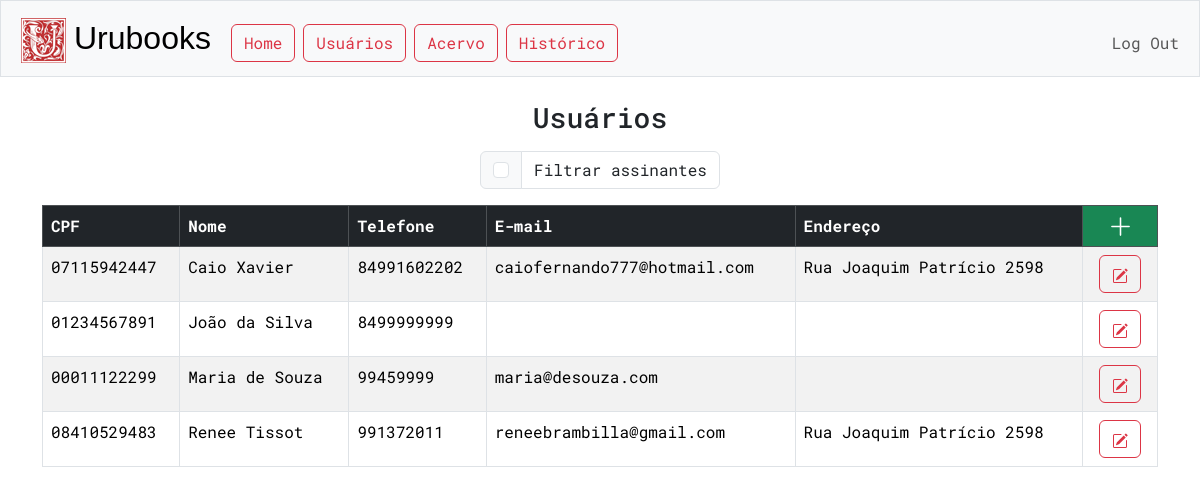
Before: /usuarios (signed in) with the older database file.
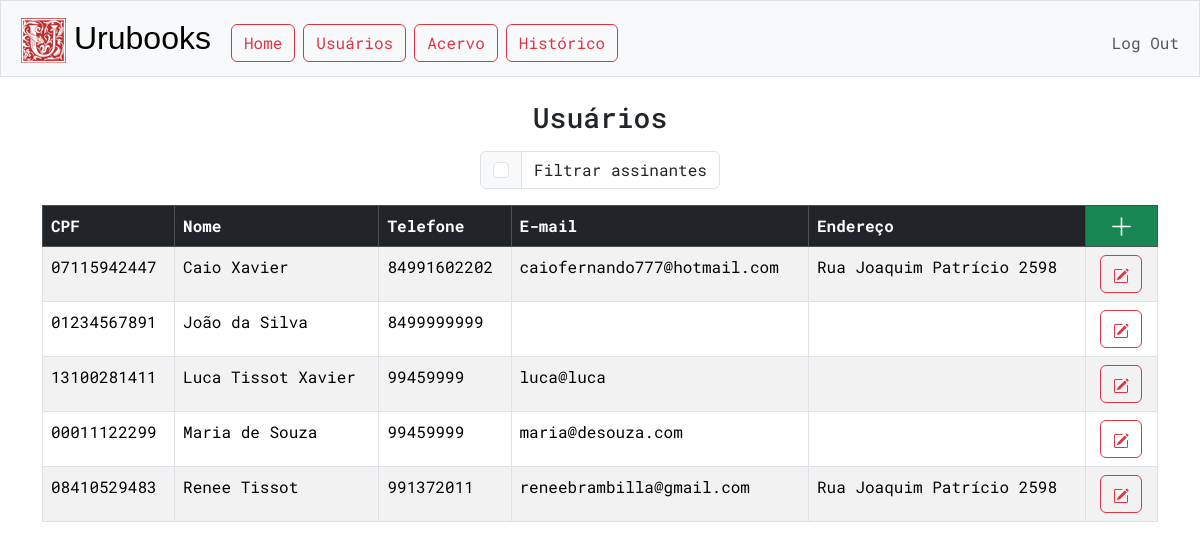
After: the same page with the newer database file.
### tables this page shows
CREATE TABLE contatos (
cpf TEXT PRIMARY KEY NOT NULL,
nome TEXT NOT NULL,
telefone TEXT,
email TEXT,
endereço TEXT
);

### app.py (the view)
@app.route("/usuarios")
@login_required
def usuarios():
    CONTATOS_POR_PAGINA = 20
    pagina = request.args.get("pagina", 0)
    offset = CONTATOS_POR_PAGINA * pagina
    usuarios = db.execute("SELECT * FROM contatos ORDER BY nome LIMIT ?, ?", offset, CONTATOS_POR_PAGINA)
    filtro = "off"
    if request.args.get("filtrar-assinantes"):
        usuarios = db.execute("SELECT * FROM contatos JOIN assinaturas ON contatos.cpf = assinaturas.contato_cpf WHERE assinaturas.status = 'ATIVA' ORDER BY nome LIMIT ?, ?", offset, CONTATOS_POR_PAGINA)
        filtro="on"
    page_data = {
    "atual":int(pagina),
    "max":int(len(usuarios)/CONTATOS_POR_PAGINA),
    }
    return render_template("usuarios/index.html", usuarios=usuarios, page_data=page_data, filtro=filtro)

### app.py (called while the page is built)
@app.after_request
def after_request(response):
    response.headers["Cache-Control"] = "no-cache, no-store, must-revalidate"
    response.headers["Expires"] = 0
    response.headers["Pragma"] = "no-cache"
    return response

### helpers.py (called while the page is built)
def login_required(f):
    @wraps(f)
    def decorated_function(*args, **kwargs):
        if session.get("user_id") is None:
            return redirect("/login")
        return f(*args, **kwargs)
    return decorated_function

### templates/usuarios/index.html (shortened to what this page needs)
{% extends "layout.html" %}
{% block main %}
    <h3 class='mb-3'>Usuários</h3>
    <div class="row justify-content-center">
        {% set checked = "checked" if filtro == "on" else "" %}
            <div class="col-auto">
                <div class="input-group mb-3">
                    <div class="input-group-text">
                        <form id="filtrar-assinantes" action="/usuarios" method="get">
                            <input id="assinantes-checkbox" class="form-check-input" name="filtrar-assinantes" type="checkbox" {{ checked }}>
                        </form>
                    </div>
                    <div class="form-control">Filtrar assinantes</div>
                </div>
            </div>
    </div>
    <table class='table table-bordered table-striped' style='text-align:start'>
        <thead class="table-dark">
            <th>CPF</th>
            <th>Nome</th>
            <th>Telefone</th>
            <th>E-mail</th>
            <th>Endereço</th>
            <th style="text-align: center; background-color: #198754; padding: 0;">
                    <a type='button' class="btn btn-success" href="usuarios/cadastro" style="width: 100%; height: 100%">
                        <svg xmlns="http://www.w3.org/2000/svg" width="25" height="25" fill="currentColor" class="bi bi-plus-lg" viewBox="0 0 16 16">
                            <path fill-rule="evenodd" d="M8 2a.5.5 0 0 1 .5.5v5h5a.5.5 0 0 1 0 1h-5v5a.5.5 0 0 1-1 0v-5h-5a.5.5 0 0 1 0-1h5v-5A.5.5 0 0 1 8 2"/>
                        </svg>
                    </a>
                </th>
        </thead>
        <tbody>
        {% if usuarios %}
            {% for usuario in usuarios %}
            <tr>
                <td>{{ usuario.cpf }}</td>
                <td>{{ usuario.nome }}</td>
                <td>{{ usuario.telefone }}</td>
                <td>{{ usuario.email }}</td>
                <td>{{ usuario.endereço[:40] }}</td>
                <td class="options-cell">
                        <form action="/usuarios/detalhes" method="get">
                            <button type='submit' class="btn btn-outline-danger mx-1">
                            </button>
                        </form>
                </td>
            </tr>
            {% endfor %}
        {% endif %}
        </tbody>
    </table>
{% endblock %}

### templates/layout.html (shortened to what this page needs)
<!DOCTYPE html>
<html lang="en">
    <head>
        <link href="https://cdn.jsdelivr.net/npm/bootstrap@5.3.3/dist/css/bootstrap.min.css" rel="stylesheet">
        <link href="/static/styles.css" rel="stylesheet">
    </head>
    <body>
        <nav class="bg-light border navbar navbar-expand-md navbar-light">
            <div class="container-fluid">
                <a class="navbar-brand" href="/"><span><img src="/static/Urubooks-logo-small.png" alt="Logo" class="mx-2"/></span><span>Urubooks</span></a>
                <div class="collapse navbar-collapse" id="navbar">
                    {% if session["user_id"] %}
                        <ul class="navbar-nav me-auto mt-2">
                            <li class="nav-item"><a class="btn btn-outline-danger m-1" href="/">Home</a></li>
                            <li class="nav-item"><a class="btn btn-outline-danger m-1" href="/usuarios">Usuários</a></li>
                            <li class="nav-item"><a class="btn btn-outline-danger m-1" href="/acervo">Acervo</a></li>
                            <li class="nav-item"><a class="btn btn-outline-danger m-1" href="/historico">Histórico</a></li>
                        </ul>
                        <ul class="navbar-nav ms-auto mt-2">
                            <li class="nav-item"><a class="nav-link" href="/logout">Log Out</a></li>
                        </ul>
                    {% else %}
                        <ul class="navbar-nav ms-auto mt-2">
                            <li class="nav-item"><a class="nav-link" href="/register">Register</a></li>
                            <li class="nav-item"><a class="nav-link" href="/login">Log In</a></li>
                        </ul>
                    {% endif %}
                </div>
            </div>
        </nav>
        <main class="container py-4 text-center">
            {% block main %}{% endblock %}
        </main>
    </body>
</html>

### static/styles.css (style rules this page uses)
body { font-family: "Roboto Mono", monospace; }
nav .navbar-brand { font-family: 'Franklin Gothic Medium', 'Arial Narrow', Arial, sans-serif; font-size: xx-large; }
.options-cell { text-align: center; }

Changed rows visible on the page:
added contatos: cpf "13100281411", nome "Luca Tissot Xavier", telefone "99459999", email "luca@luca"
